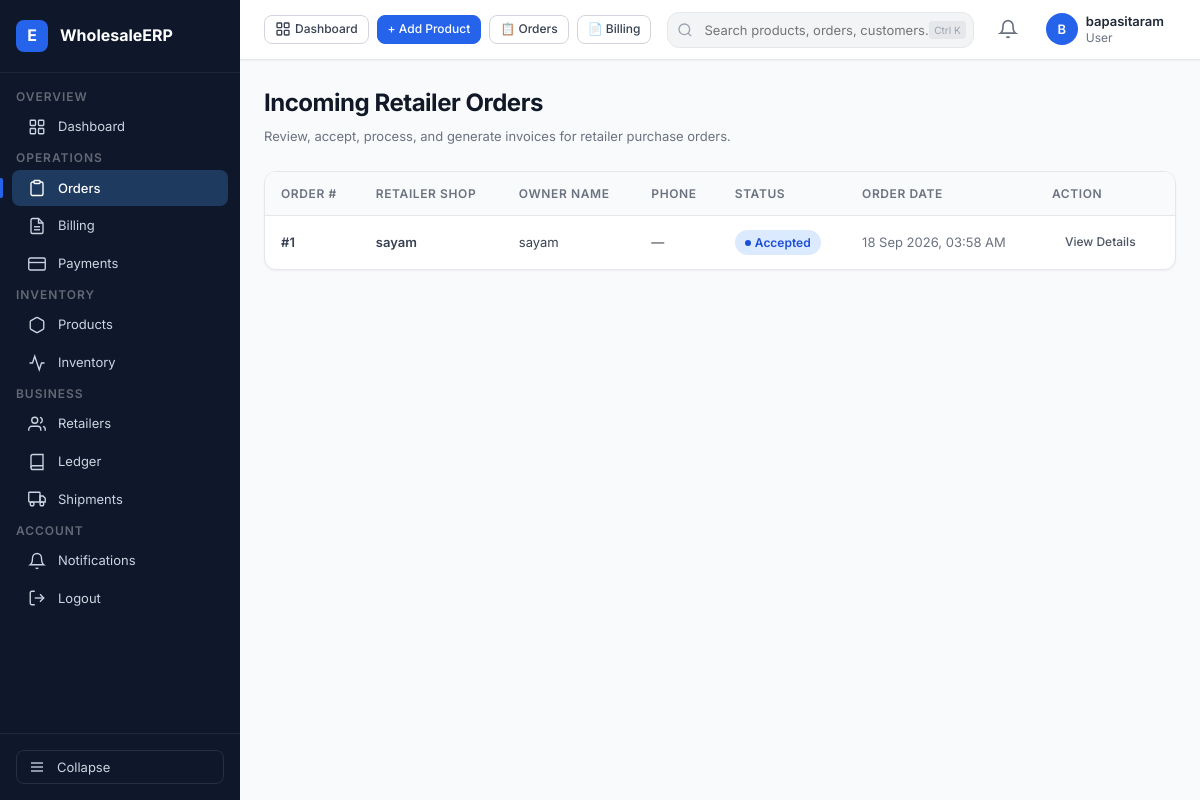
Page /orders/wholesaler/orders/ (signed in) on the earlier database version.
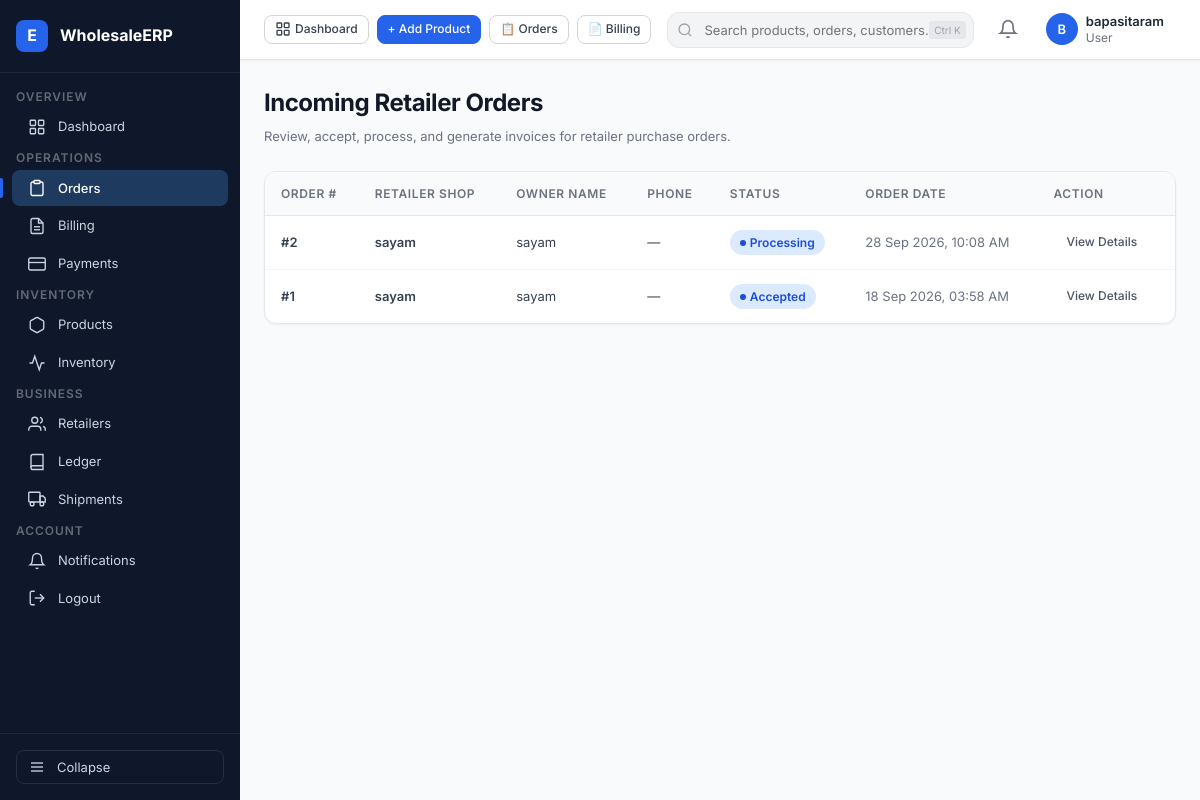
Same page on the later database version.
### orders/models.py (models this page shows, shortened)
class Order(models.Model):
    STATUS_CHOICES = [
        ("PENDING","Pending"),
        ("ACCEPTED","Accepted"),
        ("WAITING_FOR_STOCK", "Waiting for Stock"),
        ("REJECTED","Rejected"),
        ("PROCESSING","Processing"),
        ("SHIPPED","Shipped"),
        ("DELIVERED","Delivered"),
        ("CANCELLED","Cancelled"),
    ]
    retailer = models.ForeignKey(
        RetailerProfile,
        on_delete=models.CASCADE,
        related_name="orders"
    )
    wholesaler = models.ForeignKey(
        WholesalerProfile,
        on_delete=models.CASCADE,
        related_name="orders"
    )
    status = models.CharField(
        max_length=30,
        choices = STATUS_CHOICES,
        default="PENDING"
    )
    order_date = models.DateTimeField(
        auto_now_add=True
    )
    notes = models.TextField(
        blank=True
    )

### accounts/models.py (models this page shows, shortened)
class RetailerProfile(models.Model):
    user = models.OneToOneField(
        User,
        on_delete=models.CASCADE,
        related_name="retailer_profile"
    )
    shop_name = models.CharField(max_length=200)
    owner_name = models.CharField(max_length=200)
    phone = models.CharField(max_length=15)
    gst_number = models.CharField(
        max_length=15,
        blank=True,
        null=True
    )
    address = models.TextField()
    city = models.CharField(max_length=100)
    state = models.CharField(max_length=100)
    pincode = models.CharField(max_length=10)
    created_at = models.DateTimeField(auto_now_add=True)

### orders/views.py (the view)
@login_required
def wholesaler_orders(request):
    wholesaler = request.user.wholesaler_profile
    orders = (
        Order.objects
        .filter(wholesaler = wholesaler)
        .select_related("retailer")
        .prefetch_related("items__product")
        .order_by("-order_date")
    )
    return render(
        request,
        "orders/wholesaler_orders.html",
        {
            "orders": orders
        }
    )

### templates/orders/wholesaler_orders.html (shortened to what this page needs)
{% extends 'base.html' %}
{% block content %}
<div class="page-header">
  <div class="page-header-left">
    <h1 class="page-title">Incoming Retailer Orders</h1>
    <p class="page-subtitle">Review, accept, process, and generate invoices for retailer purchase orders.</p>
  </div>
</div>
<div class="card">
  <div class="table-wrap">
    <table class="table">
      <thead>
        <tr>
          <th>Order #</th>
          <th>Retailer Shop</th>
          <th>Owner Name</th>
          <th>Phone</th>
          <th>Status</th>
          <th>Order Date</th>
          <th>Action</th>
        </tr>
      </thead>
      <tbody>
        {% for order in orders %}
        <tr class="table-row-link" data-href="{% url 'wholesaler_order_detail' order.id %}">
          <td class="text-bold">#{{ order.id }}</td>
          <td class="text-bold">{{ order.retailer.shop_name }}</td>
          <td>{{ order.retailer.owner_name }}</td>
          <td>{{ order.retailer.phone|default:"—" }}</td>
          <td>
            {% if order.status == 'PENDING' %}
              <span class="badge badge-amber">Pending</span>
            {% elif order.status == 'ACCEPTED' %}
              <span class="badge badge-blue">Accepted</span>
            {% elif order.status == 'PROCESSING' %}
              <span class="badge badge-blue">Processing</span>
            {% elif order.status == 'DELIVERED' %}
              <span class="badge badge-green">Delivered</span>
            {% elif order.status == 'REJECTED' %}
              <span class="badge badge-red">Rejected</span>
            {% elif order.status == 'WAITING_FOR_STOCK' %}
              <span class="badge badge-gray">Waiting Stock</span>
            {% else %}
              <span class="badge badge-gray">{{ order.get_status_display }}</span>
            {% endif %}
          </td>
          <td class="text-muted">{{ order.order_date|date:"d M Y, h:i A" }}</td>
          <td>
            <a href="{% url 'wholesaler_order_detail' order.id %}" class="btn btn-ghost btn-sm">View Details</a>
          </td>
        </tr>
        {% empty %}
        <tr>
          <td colspan="7" class="text-center text-muted" style="padding: 32px;">No incoming orders received yet</td>
        </tr>
        {% endfor %}
      </tbody>
    </table>
  </div>
</div>
{% endblock %}

Differences in the rows shown:
added Order: id "2", retailer.shop_name "sayam", retailer.owner_name "sayam", retailer.phone "—", status "Processing", order_date "28 Sep 2026, 10:08 AM"
